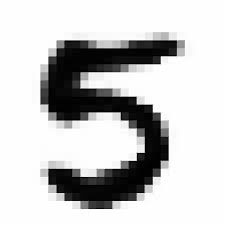
#> input picture Meetups/M13/images/5.png, 225 x 225 px
$ python digits.py
#> lines starting #> are read from the running program, lines starting #| are printed output that depends on the picture
# https://scikit-learn.org/stable/auto_examples/classification/plot_digits_classification.html

# Author: Gael Varoquaux <gael dot varoquaux at normalesup dot org>
# License: BSD 3 clause

# Standard scientific Python imports
import matplotlib.pyplot as plt

# Import datasets, classifiers and performance metrics
from sklearn import datasets, svm, metrics
from sklearn.model_selection import train_test_split

from joblib import dump, load

# The digits dataset
digits = datasets.load_digits()

# The data that we are interested in is made of 8x8 images of digits, let's
# have a look at the first 4 images, stored in the `images` attribute of the
# dataset.  If we were working from image files, we could load them using
# matplotlib.pyplot.imread.  Note that each image must have the same size. For these
# images, we know which digit they represent: it is given in the 'target' of
# the dataset.
_, axes = plt.subplots(2, 4)
images_and_labels = list(zip(digits.images, digits.target))
for ax, (image, label) in zip(axes[0, :], images_and_labels[:4]):
    ax.set_axis_off()
    ax.imshow(image, cmap=plt.cm.gray_r, interpolation='nearest')
    ax.set_title('Training: %i' % label)

# To apply a classifier on this data, we need to flatten the image, to
# turn the data in a (samples, feature) matrix:
n_samples = len(digits.images)
data = digits.images.reshape((n_samples, -1))

# Create a classifier: a support vector classifier
classifier = svm.SVC(gamma=0.001)

# Split data into train and test subsets
X_train, X_test, y_train, y_test = train_test_split(
    data, digits.target, test_size=0.5, shuffle=False)

# We learn the digits on the first half of the digits
classifier.fit(X_train, y_train)

# Now predict the value of the digit on the second half:
predicted = classifier.predict(X_test)

images_and_predictions = list(zip(digits.images[n_samples // 2:], predicted))
for ax, (image, prediction) in zip(axes[1, :], images_and_predictions[:4]):
    ax.set_axis_off()
    ax.imshow(image, cmap=plt.cm.gray_r, interpolation='nearest')
    ax.set_title('Prediction: %i' % prediction)

# [7 lines of commented-out code are left out]


dump(classifier, 'models/digits.joblib')

clf = load('models/digits.joblib')


from PIL import Image, ImageOps
import numpy as np

img = Image.open('images/5.png').convert('L')
img = img.resize((8, 8))
img = ImageOps.invert(img)
img = np.array(img)
img = np.trunc(img / 16)
img.astype(int)
img = img.reshape(1, -1)
cls = clf.predict(img)
#> cls = [5]
print(cls)
#| [5]
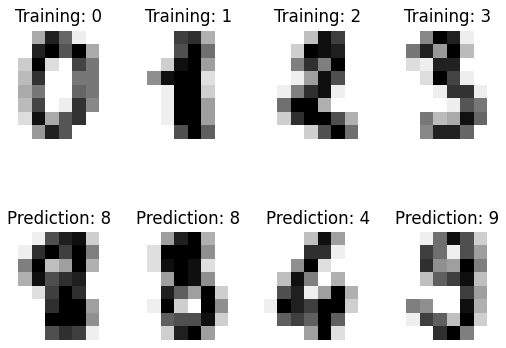
#> figure drawn by matplotlib, 8 panels
